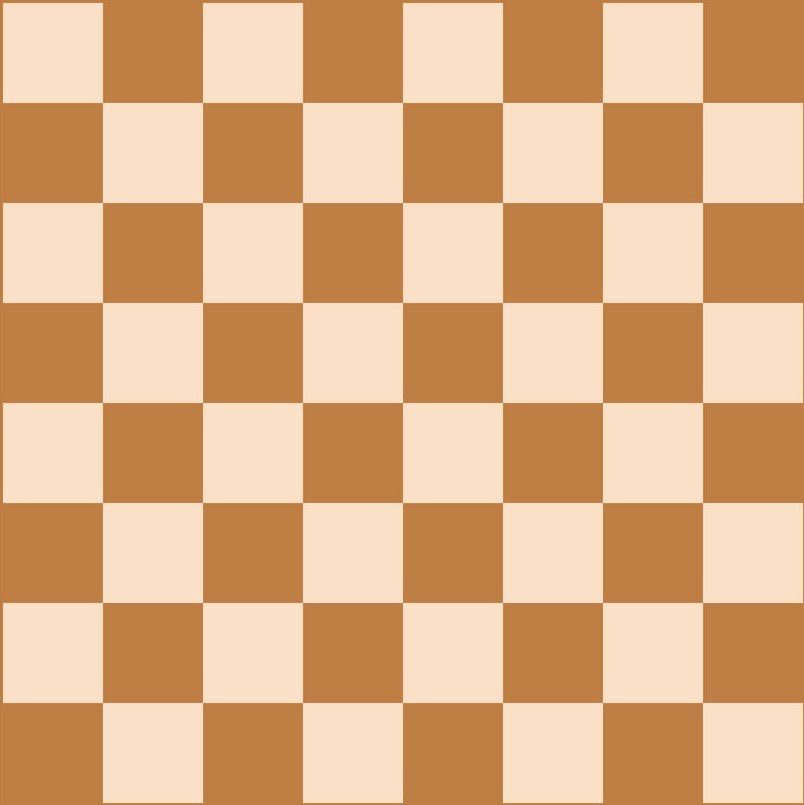
#> input picture Computer Vision/Bölümler/DATA/23_chess_board.jpg, 804 x 805 px, found by its file name
$ jupyter execute Ornek4.10.ipynb   (shell and % lines are left out)
#> lines starting #> are read from the running program, lines starting #| are printed output that depends on the picture; after the words box and inside, x2 and y2 are one past the last pixel; in counts of white or black regions, pixels touching at a corner belong together
[cell 1]
import numpy as np
import cv2

import matplotlib.pyplot as plt

[cell 2]
# Örnek 4.10: Kamera kalibrasyonu için köşe tespiti

imgChess = cv2.imread('DATA/23_chess_board.jpg')
#> imgChess is the input picture: shape (805, 804, 3); mean B, G, R 132.8, 174.5, 220
imgCircles = cv2.imread('DATA/24_grid_dots.png')
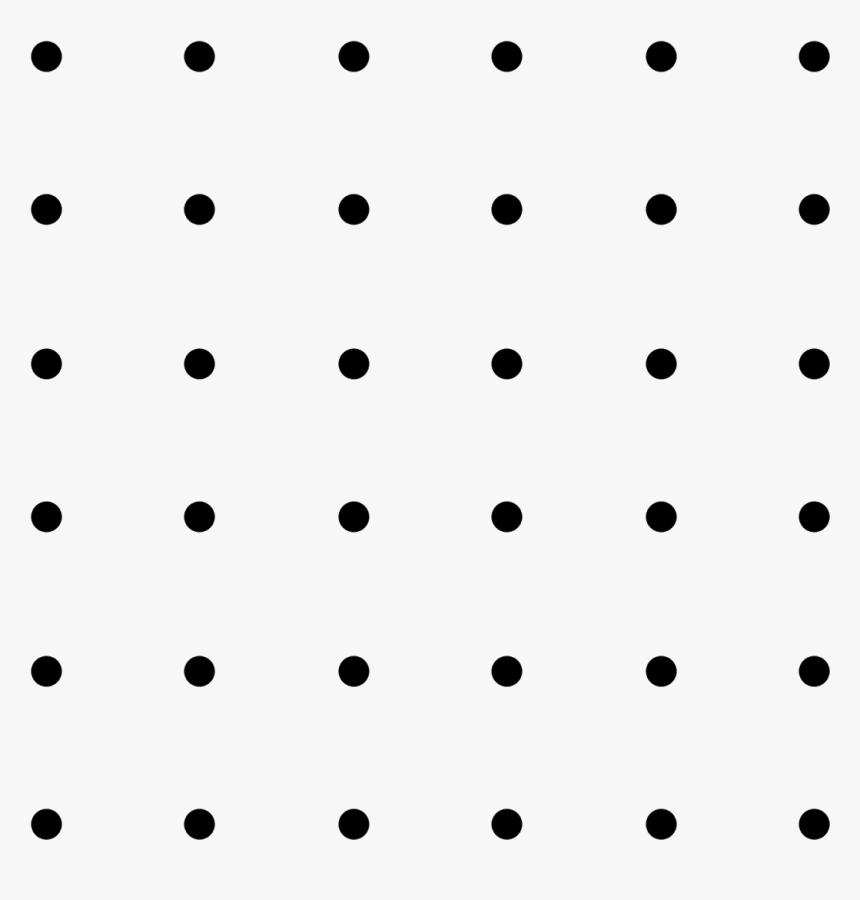
#> input picture Computer Vision/Bölümler/DATA/24_grid_dots.png, 860 x 900 px, found by its file name
#> imgCircles is the input picture: shape (900, 860, 3); min 0, max 247, mean 238.5

retval, corners = cv2.findChessboardCorners(imgChess,(7,7))
#> retval = True; corners = 49 rows, first 8: [102.4, 102.5], [202.5, 102.5], [302.5, 102.5], [402.5, 102.5], [502.5, 102.5], [602.5, 102.5], [702.5, 102.5], [102.4, 202.5]
retval2, corners2 = cv2.findCirclesGrid(imgCircles,(6,6))
#> retval2 = True; corners2 = 36 rows, first 8: [45.99, 56.04], [199, 56.04], [353.4, 56.03], [506.4, 56.03], [660.8, 56.03], [813.8, 56.03], [46, 208.9], [199, 208.9]

cv2.drawChessboardCorners(imgChess,(7,7),corners,retval)
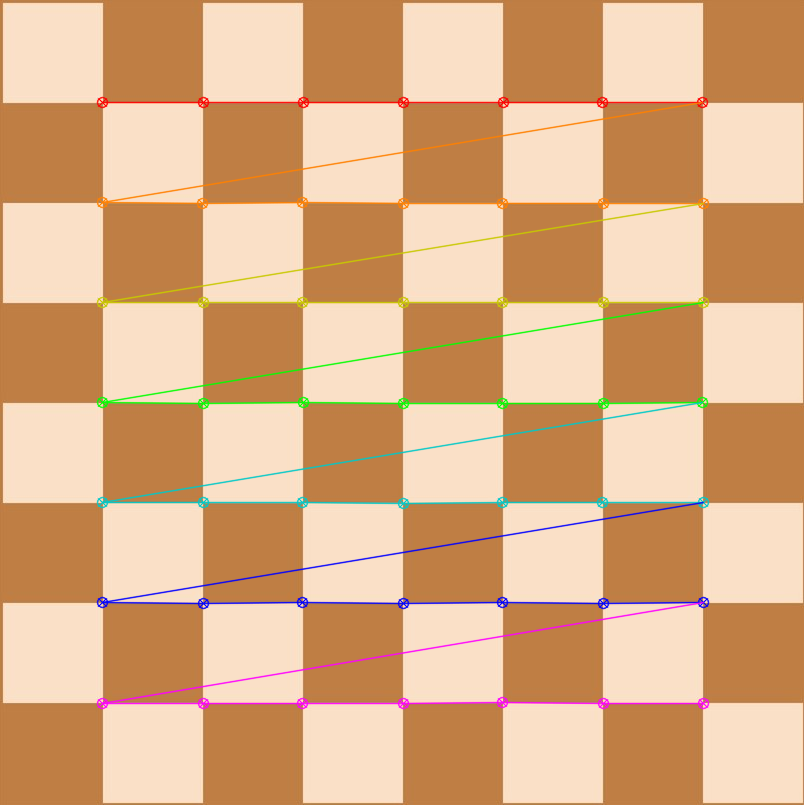
#> imgChess: shape (805, 804, 3); 4.23% of pixels changed, all inside (x1, y1, x2, y2) = (96, 96, 710, 710)
cv2.drawChessboardCorners(imgCircles,(6,6),corners2,retval2)
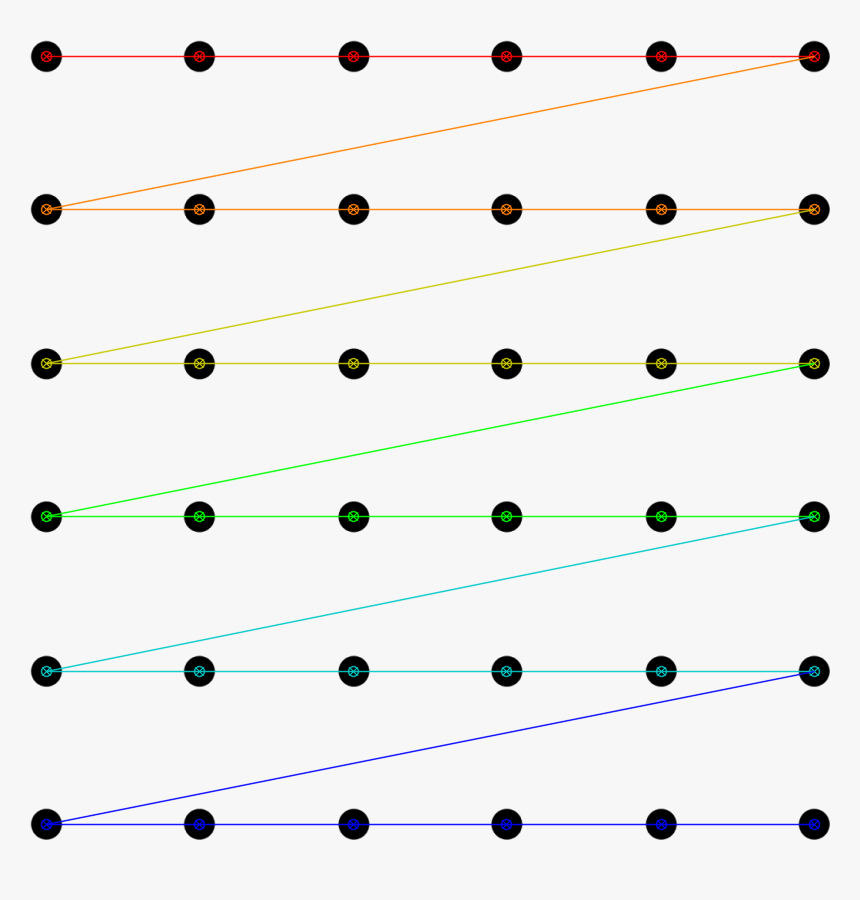
#> imgCircles: shape (900, 860, 3); 3.65% of pixels changed, all inside (x1, y1, x2, y2) = (40, 50, 821, 831)

f, eksen = plt.subplots(1,2,figsize=(10,5))
eksen[0].imshow(imgChess)
eksen[1].imshow(imgCircles)
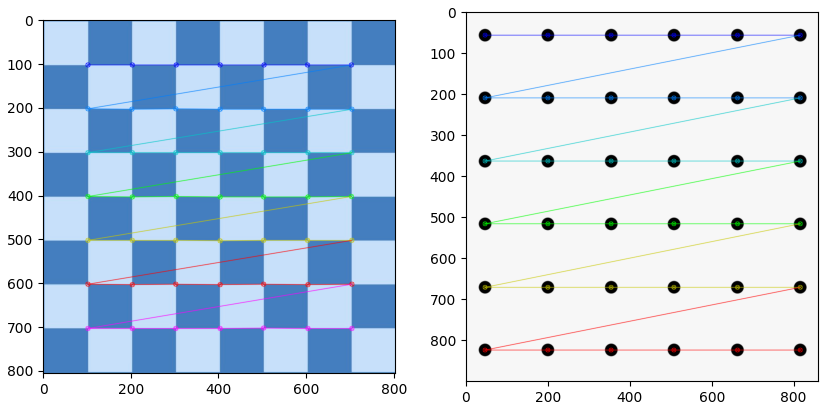
#> figure drawn by matplotlib, 2 panels; B, G, R data is drawn as R, G, B
